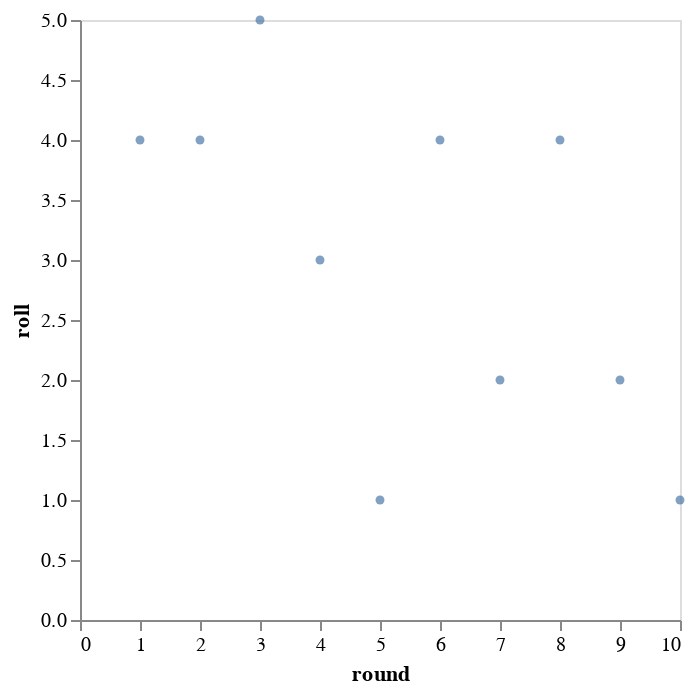

The notebook cell this image was saved under:
### Code cell
alt.Chart(df_dice).mark_circle(size=20).encode(
    alt.X('round', axis=alt.Axis(grid=False)),
    alt.Y('roll', axis=alt.Axis(grid=False)))

### Figure 1 — Vega-Lite specification as saved in the notebook (floating-point values rounded to 4 significant figures)
{"config": {"view": {"continuousWidth": 300, "continuousHeight": 300}}, "data": {"name": "data-96a1ae3ee0e52fdaca05ec7bc8f72175"}, "mark": {"type": "circle", "size": 20}, "encoding": {"x": {"axis": {"grid": false}, "field": "round", "type": "quantitative"}, "y": {"axis": {"grid": false}, "field": "roll", "type": "quantitative"}}, "$schema": "https://vega.github.io/schema/vega-lite/v5.14.1.json", "datasets": {"data-96a1ae3ee0e52fdaca05ec7bc8f72175": [{"round": 1.0, "roll": 4}, {"round": 2.0, "roll": 4}, {"round": 3.0, "roll": 5}, {"round": 4.0, "roll": 3}, {"round": 5.0, "roll": 1}, {"round": 6.0, "roll": 4}, {"round": 7.0, "roll": 2}, {"round": 8.0, "roll": 4}, {"round": 9.0, "roll": 2}, {"round": 10.0, "roll": 1}]}}
